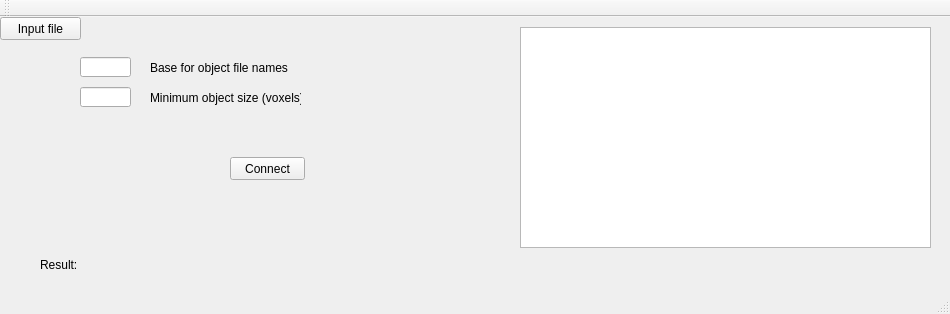
<?xml version="1.0" encoding="UTF-8"?>
<ui version="4.0">
 <class>MainWindow</class>
 <widget class="QMainWindow" name="MainWindow">
  <property name="geometry">
   <rect>
    <x>0</x>
    <y>0</y>
    <width>950</width>
    <height>314</height>
   </rect>
  </property>
  <property name="windowTitle">
   <string>Connecting objects</string>
  </property>
  <widget class="QWidget" name="centralWidget">
   <widget class="QPushButton" name="pushButtonInFile">
    <property name="geometry">
     <rect>
      <x>0</x>
      <y>0</y>
      <width>81</width>
      <height>23</height>
     </rect>
    </property>
    <property name="text">
     <string>Input file</string>
    </property>
   </widget>
   <widget class="QLabel" name="labelInFile">
    <property name="geometry">
     <rect>
      <x>90</x>
      <y>0</y>
      <width>421</width>
      <height>21</height>
     </rect>
    </property>
    <property name="text">
     <string/>
    </property>
   </widget>
   <widget class="QPushButton" name="pushButtonConnect">
    <property name="geometry">
     <rect>
      <x>230</x>
      <y>140</y>
      <width>75</width>
      <height>23</height>
     </rect>
    </property>
    <property name="text">
     <string>Connect</string>
    </property>
   </widget>
   <widget class="QLabel" name="label">
    <property name="geometry">
     <rect>
      <x>40</x>
      <y>240</y>
      <width>41</width>
      <height>16</height>
     </rect>
    </property>
    <property name="text">
     <string>Result:</string>
    </property>
   </widget>
   <widget class="QLabel" name="labelResult">
    <property name="geometry">
     <rect>
      <x>80</x>
      <y>240</y>
      <width>491</width>
      <height>16</height>
     </rect>
    </property>
    <property name="text">
     <string/>
    </property>
   </widget>
   <widget class="QLineEdit" name="lineEditMinVoxels">
    <property name="geometry">
     <rect>
      <x>80</x>
      <y>70</y>
      <width>51</width>
      <height>20</height>
     </rect>
    </property>
   </widget>
   <widget class="QLabel" name="label_2">
    <property name="geometry">
     <rect>
      <x>150</x>
      <y>70</y>
      <width>151</width>
      <height>21</height>
     </rect>
    </property>
    <property name="text">
     <string>Minimum object size (voxels)</string>
    </property>
   </widget>
   <widget class="QLineEdit" name="lineEditBaseName">
    <property name="geometry">
     <rect>
      <x>80</x>
      <y>40</y>
      <width>51</width>
      <height>20</height>
     </rect>
    </property>
   </widget>
   <widget class="QLabel" name="label_3">
    <property name="geometry">
     <rect>
      <x>150</x>
      <y>40</y>
      <width>161</width>
      <height>21</height>
     </rect>
    </property>
    <property name="text">
     <string>Base for object file names</string>
    </property>
   </widget>
   <widget class="QTextEdit" name="textEdit">
    <property name="geometry">
     <rect>
      <x>520</x>
      <y>10</y>
      <width>411</width>
      <height>221</height>
     </rect>
    </property>
   </widget>
  </widget>
  <widget class="QMenuBar" name="menuBar">
   <property name="geometry">
    <rect>
     <x>0</x>
     <y>0</y>
     <width>950</width>
     <height>18</height>
    </rect>
   </property>
  </widget>
  <widget class="QToolBar" name="mainToolBar">
   <attribute name="toolBarArea">
    <enum>TopToolBarArea</enum>
   </attribute>
   <attribute name="toolBarBreak">
    <bool>false</bool>
   </attribute>
  </widget>
  <widget class="QStatusBar" name="statusBar"/>
 </widget>
 <layoutdefault spacing="6" margin="11"/>
 <resources/>
 <connections>
  <connection>
   <sender>pushButtonInFile</sender>
   <signal>clicked()</signal>
   <receiver>MainWindow</receiver>
   <slot>inFileSelecter()</slot>
   <hints>
    <hint type="sourcelabel">
     <x>45</x>
     <y>54</y>
    </hint>
    <hint type="destinationlabel">
     <x>150</x>
     <y>160</y>
    </hint>
   </hints>
  </connection>
  <connection>
   <sender>pushButtonConnect</sender>
   <signal>clicked()</signal>
   <receiver>MainWindow</receiver>
   <slot>connecter()</slot>
   <hints>
    <hint type="sourcelabel">
     <x>307</x>
     <y>215</y>
    </hint>
    <hint type="destinationlabel">
     <x>410</x>
     <y>182</y>
    </hint>
   </hints>
  </connection>
 </connections>
 <slots>
  <slot>inFileSelecter()</slot>
  <slot>connecter()</slot>
  <slot>baseFileSelecter()</slot>
 </slots>
</ui>
